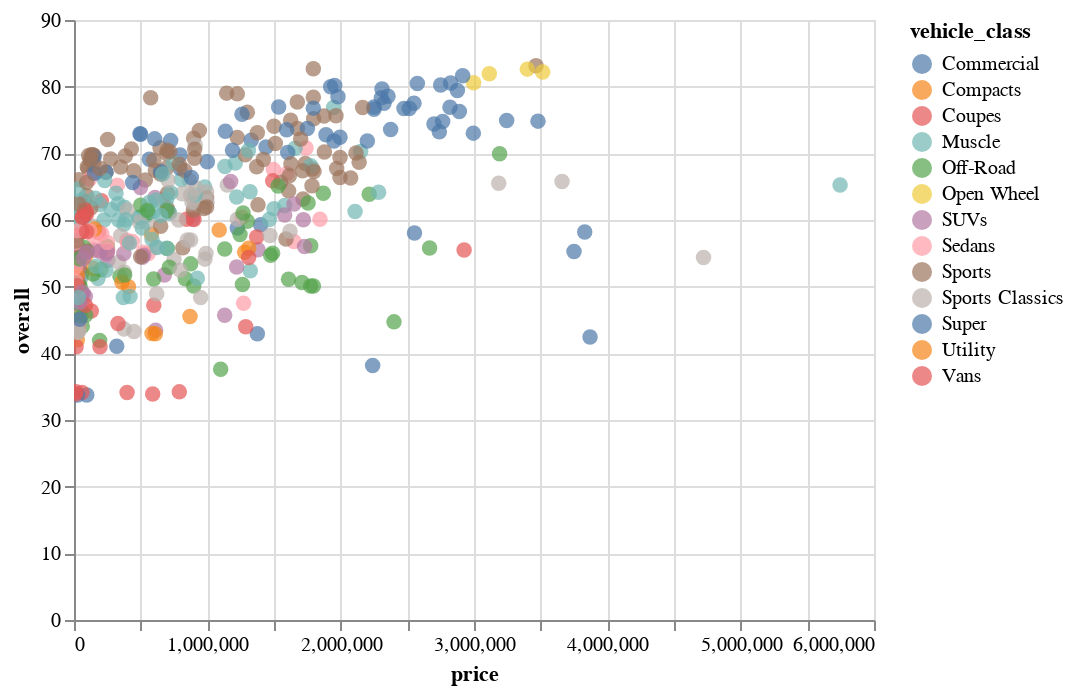

The notebook cell saved with this chart:
### Markdown cell above
# Interaktives Visualisieren mit Altair

### Code cell
# TODO altair doesn't work with durations, convert to integer nanoseconds 
# altair also doesn't support polars directly, so we convert to_pandas()
dfp = dfv.select(
        pl.exclude(['lap_time', 'release_date'])
).to_pandas()


alt.Chart(dfp).mark_circle(size=60).encode(
    x='price',
    y='overall',
    color='vehicle_class',
    tooltip=['title', 'vehicle_class', 'weight_in_kg', 'top_speed_in_game_kmh', 'price', 'based_on']
).interactive()

### Figure 1 — Vega-Lite specification as saved in the notebook (floating-point values rounded to 4 significant figures; data arrays with more than 128 entries replaced by an {"elided": "..."} marker saying what was removed)
{"config": {"view": {"continuousWidth": 400, "continuousHeight": 300}}, "data": {"name": "data-b102e3979abf5cf40d6b1bf9d67b8b7a"}, "mark": {"type": "circle", "size": 60}, "encoding": {"color": {"field": "vehicle_class", "type": "nominal"}, "tooltip": [{"field": "title", "type": "nominal"}, {"field": "vehicle_class", "type": "nominal"}, {"field": "weight_in_kg", "type": "quantitative"}, {"field": "top_speed_in_game_kmh", "type": "quantitative"}, {"field": "price", "type": "quantitative"}, {"field": "based_on", "type": "nominal"}], "x": {"field": "price", "type": "quantitative"}, "y": {"field": "overall", "type": "quantitative"}}, "selection": {"selector005": {"type": "interval", "bind": "scales", "encodings": ["x", "y"]}}, "$schema": "https://vega.github.io/schema/vega-lite/v4.17.0.json", "datasets": {"data-b102e3979abf5cf40d6b1bf9d67b8b7a": {"elided": "450 records"}}}
